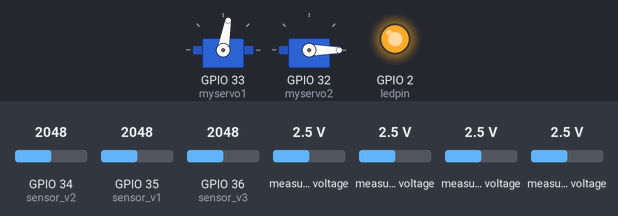
This sketch was run on a simulated ESP32. Parts: 2 × servo, output pins drawn as LEDs (lit = HIGH). Inputs (shaded band) come from the test bench; at power-on: measured voltage 2.5 V, GPIO 34 (sensor_v2) = 2048, GPIO 35 (sensor_v1) = 2048, GPIO 36 (sensor_v3) = 2048. WiFi joins after 1.5 s; servers stay silent unless stated; what the sketch prints to the serial monitor is not drawn.

Above: at 2.7 s.
2.8 s: measured voltage (sensor 200) set to 2.7 V
At 3.81 s:
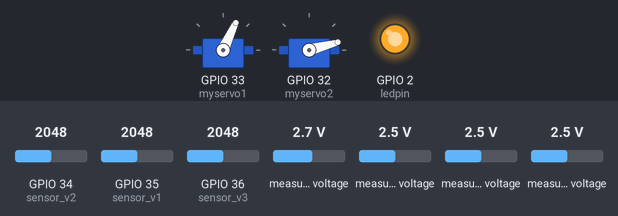
At 5.2 s:
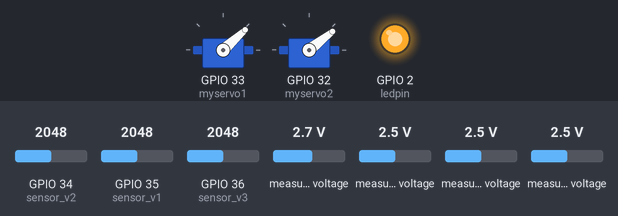
6.3 s: measured voltage (sensor 201) set to 3.8 V
10.8 s: measured voltage (sensor 202) set to 3.7 V
13.5 s: measured voltage (sensor 202) set to 4 V
At 13.9 s:
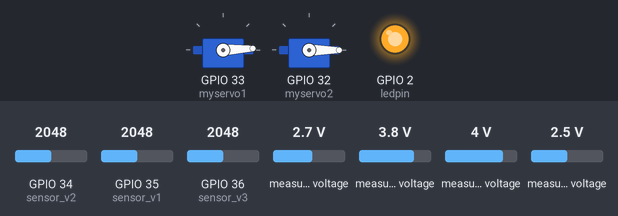
20.2 s: measured voltage (sensor 203) set to 3.9 V
25.9 s: measured voltage (sensor 203) set to 4.2 V
At 29.6 s:
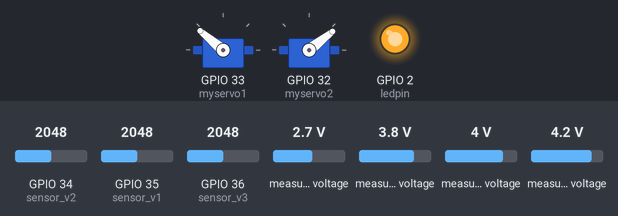
Timing chart, 0 to 35.6 s (numbered marks = the images above; inputs shaded):
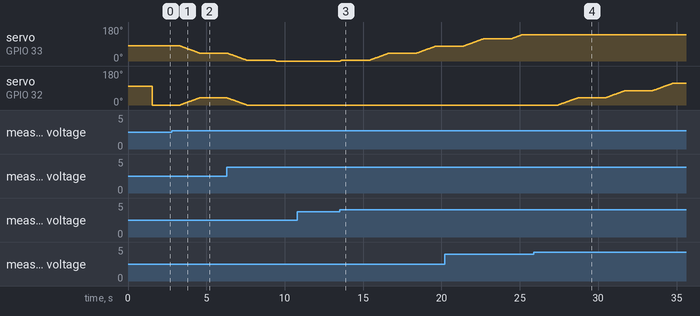

Measured:
- the behaviour switches between 2.5 and 2.6 V on measured voltage (sensor 200) (found by bisection; images 0 and 1)
- the behaviour switches between 3.8 and 3.9 V on measured voltage (sensor 202) (found by bisection; images 2 and 3)
- the behaviour switches between 4 and 4.1 V on measured voltage (sensor 203) (found by bisection; images 3 and 4)
- after the input at 2.8 s, servo on GPIO 33 (myservo1): moves from 80° to 42° over 1.2 s, starting after 0.52 s; servo on GPIO 32 (myservo2): moves from 0° to 38° over 1.2 s, starting after 0.52 s
- after the input at 10.8 s, every drawn part: stays the same
- after the input at 13.5 s, servo on GPIO 33 (myservo1): moves from 0° to 79° over 6.1 s, starting at once
- after the input at 25.9 s, servo on GPIO 32 (myservo2): moves from 0° to 114° over 7.3 s, starting after 1.6 s

The sketch:

SolarIoT.ino
```cpp
#include<WiFi.h>
#include<Firebase_ESP_Client.h>
#include<ESP32Servo.h>
#include <Adafruit_ADS1X15.h>

//Provide the token generation process info.
#include "addons/TokenHelper.h"
//Provide the RTDB payload printing info and other helper functions.
#include "addons/RTDBHelper.h"

// Insert your network credentials
#define WIFI_SSID "..."
#define WIFI_PASSWORD "..."

// Insert Firebase project API Key
#define API_KEY "..."

// Insert RTDB URLefine the RTDB URL */
#define DATABASE_URL "..."

//Define Firebase Data object
FirebaseData fbdo;
FirebaseAuth auth;
FirebaseConfig config;

unsigned long sendDataPrevMillis = 0;
bool signupOK = false;
int ledpin = 2;

//Sensor Tegangan
int sensor_v1 = 35;
int sensor_v2 = 34;
float Vmodul1 = 0.0;
float Vmodul2 = 0.0;
float hasil1 = 0.0;
float hasil2 = 0.0;
float R1 = 30000.0;
float R2 = 7500.0;
int value1 = 0;
int value2 = 0;
float power = 0.0;

//Battery
int bat_persen;

//Sensor Arus
const int sensor_v3 = 36;      // pin where the OUT pin from sensor is connected on Arduino
int mVperAmp = 185;           // this the 5A version of the ACS712 -use 100 for 20A Module and 66 for 30A Module
int Watt = 0;
double Voltage = 0;
double VRMS = 0;
double AmpsRMS = 0;

//Tracking
Adafruit_ADS1115 ads;
Servo myservo1, myservo2;
int max1=0, max2=0, max3=0;
int ser1 = 80, ser2=0;

void setup() {
  // put your setup code here, to run once:
  Serial.begin(115200);

  myservo1.attach(33);
  myservo2.attach(32);

  myservo1.write(ser1);
  myservo2.write(100);

  pinMode(sensor_v1, INPUT);
  pinMode(sensor_v2, INPUT);
  pinMode(sensor_v3, INPUT);
  pinMode(ledpin, OUTPUT);

  WiFi.begin(WIFI_SSID, WIFI_PASSWORD);
  Serial.print("Connecting to Wi-Fi");
  while (WiFi.status() != WL_CONNECTED){
    Serial.print(".");
    delay(300);
  }
  Serial.println();
  Serial.print("Connected with IP: ");
  Serial.println(WiFi.localIP());
  digitalWrite(ledpin, HIGH);
  Serial.println();

  config.api_key = API_KEY;
  config.database_url = DATABASE_URL;
  if(Firebase.signUp(&config, &auth, "", "")){
    Serial.println("OK");
    signupOK = true;
}else{
    Serial.printf("%s\n", config.signer.signupError.message.c_str());
  }
  config.token_status_callback = tokenStatusCallback; //see addons/TokenHelper.h
  Firebase.begin(&config, &auth);
  Firebase.reconnectWiFi(true);

if (!ads.begin())
  {
    Serial.println("Failed to initialize ADS.");
    while (1);
  }
}

void loop() {

  //Tracking
  int16_t rRDL1, rRDL2, rRDL3, rRDL4;
  rRDL1 = ads.readADC_SingleEnded(0);
  rRDL2 = ads.readADC_SingleEnded(1);
  rRDL3 = ads.readADC_SingleEnded(2);
  rRDL4 = ads.readADC_SingleEnded(3);

  max1 = max(rRDL1, rRDL2);
  max2 = max(rRDL3, rRDL4);
  max3 = max(max1, max2);

  if(rRDL1<max3 && rRDL2<max3)
  {
    if(ser1<140)
      ser1+=1;
    myservo1.write(ser1);
  }
  if(rRDL3<max3 && rRDL4<max3)
  {
    if(ser1>0)
      ser1-=1;
    myservo1.write(ser1);
  }

  if(rRDL2<max3 && rRDL3<max3)
  {
    if(ser2<180)
      ser2+=1;
    myservo2.write(ser2);
  }
  if(rRDL1<max3 && rRDL4<max3)
  {
    if(ser2>0)
      ser2-=1;
    myservo2.write(ser2);
  }
  myservo2.write(ser1);
  myservo2.write(ser2);

  // put your main code here, to run repeatedly:
  if (Firebase.ready() && signupOK && (millis() - sendDataPrevMillis > 3000 || sendDataPrevMillis == 0)){
      sendDataPrevMillis = millis();

  //Sensor Tegangan
  value1 = analogRead(sensor_v1);
  Vmodul1 = (value1 * 3.3)/4095.0;
  hasil1 = Vmodul1 / (R2/(R1+R2));

  value2 = analogRead(sensor_v2);
  Vmodul2 = (value2 * 3.3)/4095.0;
  hasil2 = Vmodul2 / (R2/(R1+R2));

  //Sensor Arus
  Voltage = getVPP();
  VRMS = (Voltage/2) *0.707;   //root 2 is 0.707
  AmpsRMS = ((VRMS * 1000)/mVperAmp)/0.6;

  //Power Value
  power = hasil2 * AmpsRMS;

  //Batt Percent
  bat_persen = mapfloat(hasil1, 10.6, 14.4, 0, 100);

  if (bat_persen >= 100){
    bat_persen = 100;
  }
  if (bat_persen <= 0){
    bat_persen = 0;
  }

  //Firebase
  if(Firebase.RTDB.setFloat(&fbdo, "Sensor/V0", hasil1)){
    Serial.println();
    Serial.print(hasil1);
    Serial.print(" - Passed saved to: " +fbdo.dataPath());
    Serial.print(" (" + fbdo.dataType() + ")");
  }else{
    Serial.println("Failed: " + fbdo.errorReason());
  }
  if(Firebase.RTDB.setFloat(&fbdo, "Sensor/V1", hasil2)){
    Serial.println();
    Serial.print(hasil2);
    Serial.print(" - Passed saved to: " +fbdo.dataPath());
    Serial.print(" (" + fbdo.dataType() + ")");
  }else{
    Serial.println("Failed: " + fbdo.errorReason());
  }
  if(Firebase.RTDB.setFloat(&fbdo, "Sensor/V2", AmpsRMS)){
    Serial.println();
    Serial.print(AmpsRMS);
    Serial.print(" - Passed saved to: " +fbdo.dataPath());
    Serial.print(" (" + fbdo.dataType() + ")");
  }else{
    Serial.println("Failed: " + fbdo.errorReason());
  }
  if(Firebase.RTDB.setFloat(&fbdo, "Sensor/V3", power)){
    Serial.println();
    Serial.print(power);
    Serial.print(" - Passed saved to: " +fbdo.dataPath());
    Serial.print(" (" + fbdo.dataType() + ")");
  }else{
    Serial.println("Failed: " + fbdo.errorReason());
  }
  if(Firebase.RTDB.setInt(&fbdo, "Sensor/bat", bat_persen)){
    Serial.println();
    Serial.print(bat_persen);
    Serial.print(" - Passed saved to: " +fbdo.dataPath());
    Serial.print(" (" + fbdo.dataType() + ")");
  }else{
    Serial.println("Failed: " + fbdo.errorReason());
  }
 }
}
float mapfloat(float x, float in_min, float in_max, float out_min, float out_max)
{
  return (x - in_min) * (out_max - out_min) / (in_max - in_min) + out_min;
}

float getVPP()
{
  float result;
  int readValue;                // value read from the sensor
  int maxValue = 0;             // store max value here
  int minValue = 4096;          // store min value here ESP32 ADC resolution

   uint32_t start_time = millis();
   while((millis()-start_time) < 1000) //sample for 1 Sec
   {
       readValue = analogRead(sensor_v3);
       // see if you have a new maxValue
       if (readValue > maxValue)
       {
           /*record the maximum sensor value*/
           maxValue = readValue;
       }
       if (readValue < minValue)
       {
           /*record the minimum sensor value*/
           minValue = readValue;
       }
   }

   // Subtract min from max
   result = ((maxValue - minValue) * 3.3)/4096.0; //ESP32 ADC resolution 4096

   return result;
 }
```
